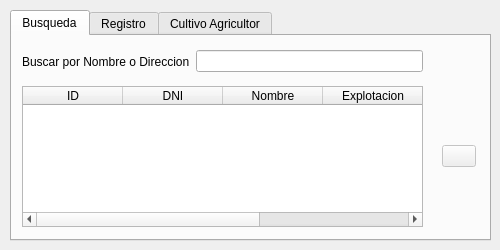
<?xml version="1.0" encoding="UTF-8"?>
<ui version="4.0">
 <class>Dialog</class>
 <widget class="QDialog" name="Dialog">
  <property name="geometry">
   <rect>
    <x>0</x>
    <y>0</y>
    <width>500</width>
    <height>250</height>
   </rect>
  </property>
  <property name="minimumSize">
   <size>
    <width>500</width>
    <height>250</height>
   </size>
  </property>
  <property name="maximumSize">
   <size>
    <width>500</width>
    <height>250</height>
   </size>
  </property>
  <property name="windowTitle">
   <string>Agricultores</string>
  </property>
  <widget class="QTabWidget" name="tabWidget">
   <property name="enabled">
    <bool>true</bool>
   </property>
   <property name="geometry">
    <rect>
     <x>10</x>
     <y>10</y>
     <width>481</width>
     <height>231</height>
    </rect>
   </property>
   <property name="minimumSize">
    <size>
     <width>0</width>
     <height>0</height>
    </size>
   </property>
   <property name="currentIndex">
    <number>0</number>
   </property>
   <widget class="QWidget" name="tab">
    <attribute name="title">
     <string>Busqueda</string>
    </attribute>
    <widget class="QWidget" name="verticalLayoutWidget">
     <property name="geometry">
      <rect>
       <x>430</x>
       <y>50</y>
       <width>34</width>
       <height>141</height>
      </rect>
     </property>
     <layout class="QVBoxLayout" name="verticalLayout">
      <item>
       <widget class="QPushButton" name="pushButton">
        <property name="enabled">
         <bool>false</bool>
        </property>
        <property name="text">
         <string/>
        </property>
       </widget>
      </item>
     </layout>
    </widget>
    <widget class="QWidget" name="horizontalLayoutWidget_2">
     <property name="geometry">
      <rect>
       <x>10</x>
       <y>10</y>
       <width>401</width>
       <height>31</height>
      </rect>
     </property>
     <layout class="QHBoxLayout" name="horizontalLayout_2">
      <item>
       <widget class="QLabel" name="label">
        <property name="text">
         <string>Buscar por Nombre o Direccion</string>
        </property>
       </widget>
      </item>
      <item>
       <widget class="QLineEdit" name="lineEdit">
        <property name="clearButtonEnabled">
         <bool>true</bool>
        </property>
       </widget>
      </item>
     </layout>
    </widget>
    <widget class="QWidget" name="horizontalLayoutWidget">
     <property name="geometry">
      <rect>
       <x>10</x>
       <y>50</y>
       <width>401</width>
       <height>141</height>
      </rect>
     </property>
     <layout class="QHBoxLayout" name="horizontalLayout">
      <item>
       <widget class="QTableWidget" name="tableWidget">
        <property name="sizeAdjustPolicy">
         <enum>QAbstractScrollArea::AdjustToContents</enum>
        </property>
        <property name="editTriggers">
         <set>QAbstractItemView::NoEditTriggers</set>
        </property>
        <property name="selectionBehavior">
         <enum>QAbstractItemView::SelectRows</enum>
        </property>
        <column>
         <property name="text">
          <string>ID</string>
         </property>
        </column>
        <column>
         <property name="text">
          <string>DNI</string>
         </property>
        </column>
        <column>
         <property name="text">
          <string>Nombre</string>
         </property>
        </column>
        <column>
         <property name="text">
          <string>Explotacion</string>
         </property>
        </column>
        <column>
         <property name="text">
          <string>Distribuidor</string>
         </property>
        </column>
       </widget>
      </item>
     </layout>
    </widget>
   </widget>
   <widget class="QWidget" name="tab_3">
    <attribute name="title">
     <string>Registro</string>
    </attribute>
    <widget class="QGroupBox" name="groupBox">
     <property name="geometry">
      <rect>
       <x>10</x>
       <y>10</y>
       <width>451</width>
       <height>181</height>
      </rect>
     </property>
     <property name="title">
      <string>Datos de Agricultor</string>
     </property>
     <widget class="QWidget" name="gridLayoutWidget_2">
      <property name="geometry">
       <rect>
        <x>10</x>
        <y>100</y>
        <width>381</width>
        <height>61</height>
       </rect>
      </property>
      <layout class="QGridLayout" name="gridLayout_2">
       <item row="0" column="0">
        <widget class="QLineEdit" name="ln_dni">
         <property name="minimumSize">
          <size>
           <width>100</width>
           <height>0</height>
          </size>
         </property>
         <property name="maximumSize">
          <size>
           <width>150</width>
           <height>16777215</height>
          </size>
         </property>
         <property name="text">
          <string/>
         </property>
         <property name="placeholderText">
          <string>DNI...</string>
         </property>
        </widget>
       </item>
       <item row="0" column="2">
        <widget class="QLineEdit" name="ln_dist">
         <property name="enabled">
          <bool>true</bool>
         </property>
         <property name="minimumSize">
          <size>
           <width>50</width>
           <height>0</height>
          </size>
         </property>
         <property name="maximumSize">
          <size>
           <width>100</width>
           <height>16777215</height>
          </size>
         </property>
         <property name="text">
          <string/>
         </property>
         <property name="placeholderText">
          <string>Distribuidor...</string>
         </property>
        </widget>
       </item>
       <item row="0" column="1">
        <widget class="QLineEdit" name="ln_exp">
         <property name="enabled">
          <bool>true</bool>
         </property>
         <property name="minimumSize">
          <size>
           <width>50</width>
           <height>0</height>
          </size>
         </property>
         <property name="maximumSize">
          <size>
           <width>100</width>
           <height>16777215</height>
          </size>
         </property>
         <property name="text">
          <string/>
         </property>
         <property name="readOnly">
          <bool>true</bool>
         </property>
         <property name="placeholderText">
          <string>Explotacion...</string>
         </property>
        </widget>
       </item>
      </layout>
     </widget>
     <widget class="QLabel" name="label_7">
      <property name="geometry">
       <rect>
        <x>90</x>
        <y>30</y>
        <width>241</width>
        <height>20</height>
       </rect>
      </property>
      <property name="maximumSize">
       <size>
        <width>16777215</width>
        <height>16777215</height>
       </size>
      </property>
      <property name="font">
       <font>
        <pointsize>10</pointsize>
        <weight>75</weight>
        <bold>true</bold>
       </font>
      </property>
      <property name="text">
       <string/>
      </property>
     </widget>
     <widget class="QWidget" name="verticalLayoutWidget_2">
      <property name="geometry">
       <rect>
        <x>400</x>
        <y>60</y>
        <width>34</width>
        <height>101</height>
       </rect>
      </property>
      <layout class="QVBoxLayout" name="verticalLayout_2">
       <item>
        <widget class="QPushButton" name="pushButton_3">
         <property name="text">
          <string/>
         </property>
        </widget>
       </item>
      </layout>
     </widget>
     <widget class="QWidget" name="gridLayoutWidget">
      <property name="geometry">
       <rect>
        <x>10</x>
        <y>20</y>
        <width>381</width>
        <height>72</height>
       </rect>
      </property>
      <layout class="QGridLayout" name="gridLayout">
       <item row="1" column="1">
        <widget class="QLabel" name="lbl_exp_nombre">
         <property name="text">
          <string>Nombre Exp.</string>
         </property>
        </widget>
       </item>
       <item row="2" column="0">
        <widget class="QLabel" name="label_6">
         <property name="maximumSize">
          <size>
           <width>100</width>
           <height>16777215</height>
          </size>
         </property>
         <property name="text">
          <string>Distribuidor:</string>
         </property>
        </widget>
       </item>
       <item row="1" column="0">
        <widget class="QLabel" name="label_5">
         <property name="maximumSize">
          <size>
           <width>100</width>
           <height>16777215</height>
          </size>
         </property>
         <property name="text">
          <string>Explotacion:</string>
         </property>
        </widget>
       </item>
       <item row="2" column="1">
        <widget class="QLabel" name="ln_dist_nombre">
         <property name="text">
          <string>Nombre Dist.</string>
         </property>
        </widget>
       </item>
       <item row="0" column="0">
        <widget class="QLabel" name="label_10">
         <property name="maximumSize">
          <size>
           <width>100</width>
           <height>16777215</height>
          </size>
         </property>
         <property name="text">
          <string>Nombres.</string>
         </property>
        </widget>
       </item>
       <item row="0" column="1">
        <widget class="QLabel" name="lbl_persona_nombre">
         <property name="text">
          <string>Nombre Persona.</string>
         </property>
        </widget>
       </item>
      </layout>
     </widget>
    </widget>
   </widget>
   <widget class="QWidget" name="tab_2">
    <attribute name="title">
     <string>Cultivo Agricultor</string>
    </attribute>
    <widget class="QGroupBox" name="groupBox_2">
     <property name="geometry">
      <rect>
       <x>10</x>
       <y>10</y>
       <width>451</width>
       <height>181</height>
      </rect>
     </property>
     <property name="title">
      <string>Datos de Cultivo</string>
     </property>
     <widget class="QWidget" name="gridLayoutWidget_3">
      <property name="geometry">
       <rect>
        <x>10</x>
        <y>60</y>
        <width>396</width>
        <height>101</height>
       </rect>
      </property>
      <layout class="QGridLayout" name="gridLayout_3">
       <item row="0" column="2">
        <widget class="QLineEdit" name="ln_cultivo">
         <property name="minimumSize">
          <size>
           <width>80</width>
           <height>0</height>
          </size>
         </property>
         <property name="maximumSize">
          <size>
           <width>80</width>
           <height>16777215</height>
          </size>
         </property>
         <property name="text">
          <string/>
         </property>
         <property name="readOnly">
          <bool>true</bool>
         </property>
         <property name="placeholderText">
          <string>Cultivo...</string>
         </property>
        </widget>
       </item>
       <item row="0" column="3">
        <widget class="QLabel" name="label_2">
         <property name="minimumSize">
          <size>
           <width>100</width>
           <height>0</height>
          </size>
         </property>
         <property name="text">
          <string>Fecha Cultivo:</string>
         </property>
         <property name="alignment">
          <set>Qt::AlignRight|Qt::AlignTrailing|Qt::AlignVCenter</set>
         </property>
        </widget>
       </item>
       <item row="0" column="0">
        <widget class="QLineEdit" name="ln_idagricultor">
         <property name="minimumSize">
          <size>
           <width>80</width>
           <height>0</height>
          </size>
         </property>
         <property name="maximumSize">
          <size>
           <width>80</width>
           <height>16777215</height>
          </size>
         </property>
         <property name="text">
          <string/>
         </property>
         <property name="readOnly">
          <bool>true</bool>
         </property>
         <property name="placeholderText">
          <string>Agricultor</string>
         </property>
        </widget>
       </item>
       <item row="1" column="4" colspan="2">
        <widget class="QLineEdit" name="ln_costenpk">
         <property name="text">
          <string/>
         </property>
         <property name="placeholderText">
          <string>Coste Fertilizante Unidades...</string>
         </property>
        </widget>
       </item>
       <item row="1" column="3">
        <widget class="QLineEdit" name="ln_coste">
         <property name="text">
          <string/>
         </property>
         <property name="placeholderText">
          <string>Coste Fertilizante</string>
         </property>
        </widget>
       </item>
       <item row="1" column="0" colspan="3">
        <widget class="QLineEdit" name="ln_npk">
         <property name="text">
          <string/>
         </property>
         <property name="placeholderText">
          <string>Unidades NPK Tradicionales...</string>
         </property>
        </widget>
       </item>
       <item row="0" column="4" colspan="2">
        <widget class="QDateEdit" name="date_cultivo">
         <property name="maximumSize">
          <size>
           <width>150</width>
           <height>16777215</height>
          </size>
         </property>
         <property name="calendarPopup">
          <bool>true</bool>
         </property>
        </widget>
       </item>
      </layout>
     </widget>
     <widget class="QWidget" name="verticalLayoutWidget_3">
      <property name="geometry">
       <rect>
        <x>413</x>
        <y>60</y>
        <width>34</width>
        <height>101</height>
       </rect>
      </property>
      <layout class="QVBoxLayout" name="verticalLayout_3">
       <item>
        <widget class="QPushButton" name="pushButton_4">
         <property name="text">
          <string/>
         </property>
        </widget>
       </item>
      </layout>
     </widget>
     <widget class="QLabel" name="label_3">
      <property name="geometry">
       <rect>
        <x>10</x>
        <y>30</y>
        <width>51</width>
        <height>16</height>
       </rect>
      </property>
      <property name="text">
       <string>Agricultor:</string>
      </property>
     </widget>
     <widget class="QLabel" name="label_4">
      <property name="geometry">
       <rect>
        <x>60</x>
        <y>30</y>
        <width>381</width>
        <height>16</height>
       </rect>
      </property>
      <property name="font">
       <font>
        <weight>75</weight>
        <bold>true</bold>
       </font>
      </property>
      <property name="text">
       <string>NOMBRE</string>
      </property>
     </widget>
    </widget>
   </widget>
  </widget>
 </widget>
 <resources/>
 <connections/>
</ui>
